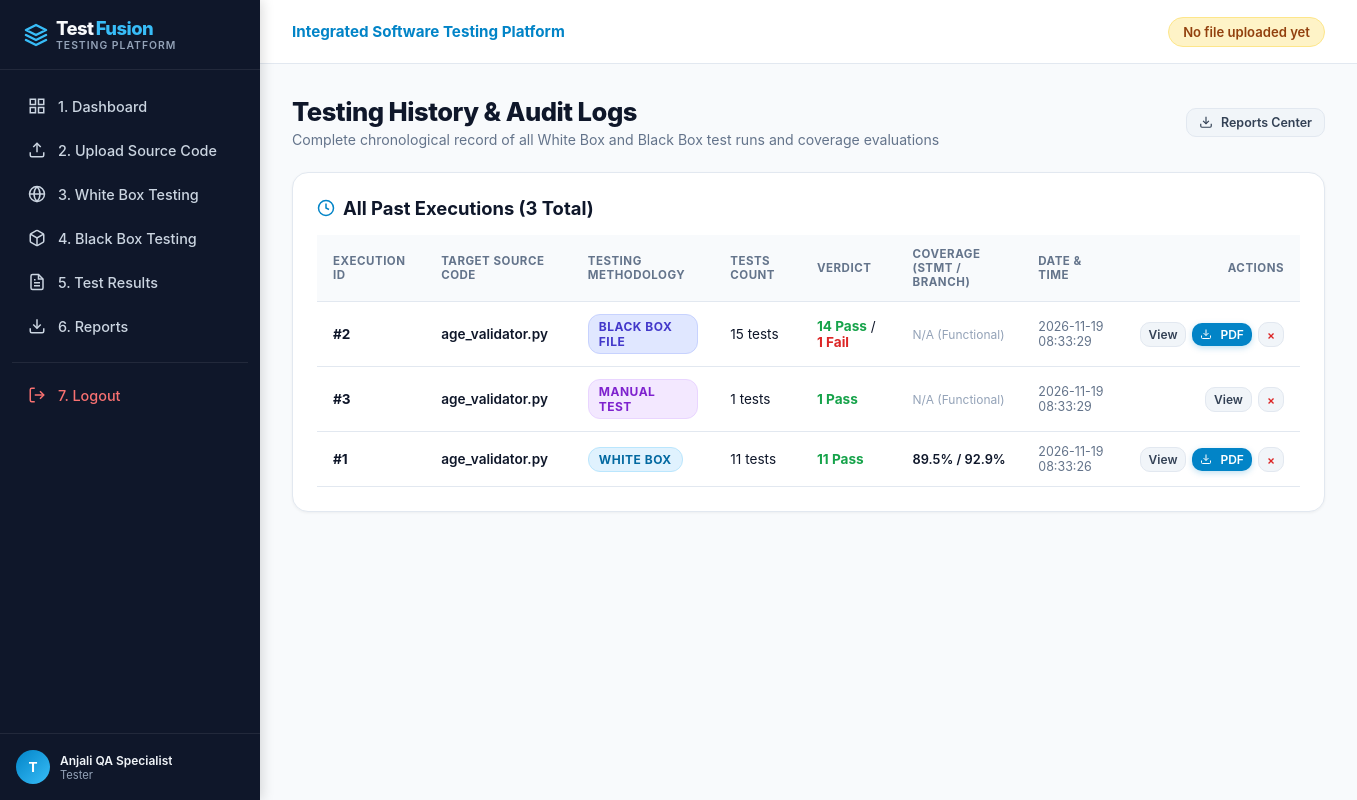
The page /history (signed in) on the database as committed earlier.
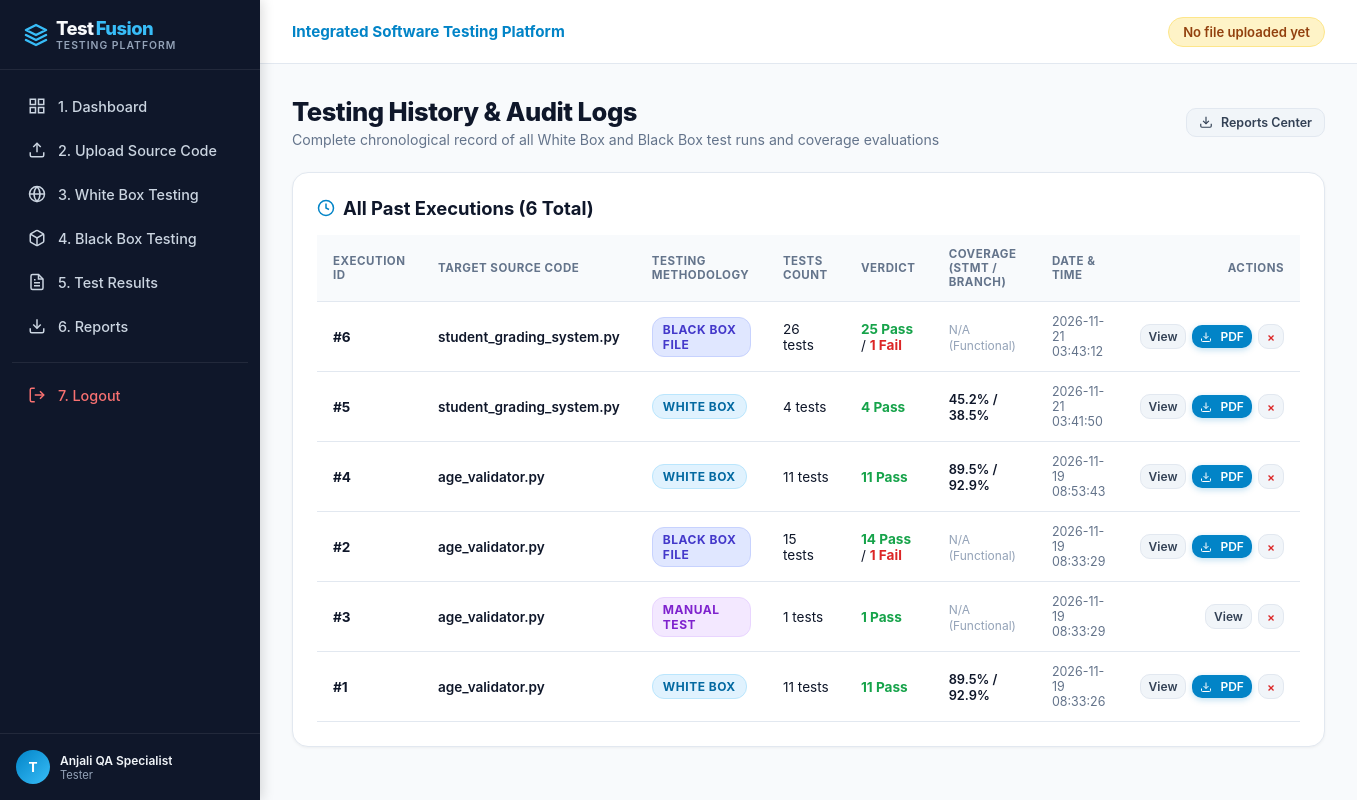
The same page on the database as committed later.
### tables this page shows
CREATE TABLE test_executions (
    id INTEGER PRIMARY KEY AUTOINCREMENT,
    user_id INTEGER NOT NULL,
    file_id INTEGER,
    test_type TEXT NOT NULL,
    total_tests INTEGER DEFAULT 0,
    passed_tests INTEGER DEFAULT 0,
    failed_tests INTEGER DEFAULT 0,
    statement_coverage REAL DEFAULT 0.0,
    branch_coverage REAL DEFAULT 0.0,
    total_statements INTEGER DEFAULT 0,
    covered_statements INTEGER DEFAULT 0,
    total_branches INTEGER DEFAULT 0,
    covered_branches INTEGER DEFAULT 0,
    duration_ms INTEGER DEFAULT 0,
    executed_lines TEXT DEFAULT '[]',
    missing_lines TEXT DEFAULT '[]',
    uncovered_branches TEXT DEFAULT '[]',
    pdf_report_path TEXT,
    executed_at TIMESTAMP DEFAULT CURRENT_TIMESTAMP,
    FOREIGN KEY (user_id) REFERENCES users(id) ON DELETE CASCADE,
    FOREIGN KEY (file_id) REFERENCES uploaded_files(id) ON DELETE SET NULL
);

CREATE TABLE uploaded_files (
    id INTEGER PRIMARY KEY AUTOINCREMENT,
    user_id INTEGER NOT NULL,
    filename TEXT NOT NULL,
    filepath TEXT NOT NULL,
    file_content TEXT NOT NULL,
    file_size INTEGER NOT NULL,
    uploaded_at TIMESTAMP DEFAULT CURRENT_TIMESTAMP,
    FOREIGN KEY (user_id) REFERENCES users(id) ON DELETE CASCADE
);

### app.py (the view)
@app.route('/history')
@login_required
def history():
    user_id = session['user_id']
    conn = get_db_connection()
    runs = conn.execute("""
        SELECT e.*, f.filename
        FROM test_executions e
        LEFT JOIN uploaded_files f ON e.file_id = f.id
        WHERE e.user_id = ?
        ORDER BY e.executed_at DESC
    """, (user_id,)).fetchall()
    conn.close()
    return render_template('history.html', runs=runs)

### app.py (called while the page is built)
def login_required(f):
    @wraps(f)
    def decorated_function(*args, **kwargs):
        if 'user_id' not in session:
            flash("Please log in to access the testing platform.", "warning")
            return redirect(url_for('login'))
        return f(*args, **kwargs)
    return decorated_function

def get_current_user():
    if 'user_id' not in session:
        return None
    conn = get_db_connection()
    user = conn.execute("SELECT id, username, email, full_name, role FROM users WHERE id = ?", (session['user_id'],)).fetchone()
    conn.close()
    return user

@app.context_processor
def inject_globals():
    return {
        'current_user': get_current_user(),
        'now': datetime.now()
    }

### database/db.py (called while the page is built)
def get_db_connection():
    conn = sqlite3.connect(DB_PATH)
    conn.row_factory = sqlite3.Row
    conn.execute("PRAGMA foreign_keys = ON;")
    return conn

### templates/history.html (shortened to what the changed rows need)
{% extends "base.html" %}
{% block content %}
<div class="page-header">
    <div>
        <h1 class="page-title">Testing History &amp; Audit Logs</h1>
    </div>
</div>
<div class="content-card">
    <div style="display: flex; justify-content: space-between; align-items: center; margin-bottom: 16px;">
        <h2 class="card-title" style="margin-bottom: 0;">
            <svg width="18" height="18" viewBox="0 0 24 24" fill="none" stroke="#0284c7" stroke-width="2"><circle cx="12" cy="12" r="10"></circle><polyline points="12 6 12 12 16 14"></polyline></svg>
            All Past Executions ({{ runs | length }} Total)
        </h2>
    </div>
    <div class="table-responsive">
        <table class="custom-table">
            <thead>
                <tr>
                    <th>Execution ID</th>
                    <th>Target Source Code</th>
                    <th>Testing Methodology</th>
                    <th>Tests Count</th>
                    <th>Verdict</th>
                    <th>Coverage (Stmt / Branch)</th>
                    <th>Date &amp; Time</th>
                    <th style="text-align: right;">Actions</th>
                </tr>
            </thead>
            <tbody>
                {% for r in runs %}
                <tr>
                    <td><b>#{{ r['id'] }}</b></td>
                    <td>
                        <span style="font-weight: 600; color: #0f172a;">{{ r['filename'] or 'N/A' }}</span>
                    </td>
                    <td>
                        {% if r['test_type'] == 'WHITE_BOX' %}
                            <span class="badge badge-info">White Box</span>
                        {% elif r['test_type'] == 'BLACK_BOX_FILE' %}
                            <span class="badge" style="background:#e0e7ff; color:#4338ca; border:1px solid #c7d2fe;">Black Box File</span>
                        {% else %}
                            <span class="badge" style="background:#f3e8ff; color:#7e22ce; border:1px solid #e9d5ff;">Manual Test</span>
                        {% endif %}
                    </td>
                    <td>{{ r['total_tests'] }} tests</td>
                    <td>
                        <span style="color: #16a34a; font-weight: 700;">{{ r['passed_tests'] }} Pass</span>
                        {% if r['failed_tests'] > 0 %}
                            / <span style="color: #dc2626; font-weight: 700;">{{ r['failed_tests'] }} Fail</span>
                        {% endif %}
                    </td>
                    <td>
                        {% if r['test_type'] == 'WHITE_BOX' %}
                            <span style="font-size: 0.8rem; font-weight: 600;">
                                {{ r['statement_coverage'] | round(1) }}% / {{ r['branch_coverage'] | round(1) }}%
                            </span>
                        {% else %}
                            <span style="color: #94a3b8; font-size: 0.75rem;">N/A (Functional)</span>
                        {% endif %}
                    </td>
                    <td style="color: #64748b; font-size: 0.78rem;">{{ r['executed_at'] }}</td>
                    <td style="text-align: right;">
                        <div style="display: inline-flex; gap: 6px; align-items: center;">
                            <a href="{{ url_for('results', execution_id=r['id']) }}" class="btn btn-secondary btn-sm" style="padding: 4px 8px; font-size: 0.75rem;">
                                View
                            </a>
                            {% if r['pdf_report_path'] %}
                            <a href="{{ url_for('download_report', execution_id=r['id']) }}" class="btn btn-primary btn-sm" style="padding: 4px 8px; font-size: 0.75rem;" title="Download PDF">
                                <svg width="12" height="12" viewBox="0 0 24 24" fill="none" stroke="currentColor" stroke-width="2"><path d="M21 15v4a2 2 0 0 1-2 2H5a2 2 0 0 1-2-2v-4"></path><polyline points="7 10 12 15 17 10"></polyline><line x1="12" y1="15" x2="12" y2="3"></line></svg>
                                PDF
                            </a>
                            {% endif %}
                            <form action="{{ url_for('delete_execution', execution_id=r['id']) }}" method="POST" style="display: inline; margin: 0;" onsubmit="return confirm('Are you sure you want to delete execution record #{{ r['id'] }}?');">
                                <button type="submit" class="btn btn-secondary btn-sm" style="padding: 4px 8px; font-size: 0.75rem; color: #dc2626;" title="Delete Record">
                                    &times;
                                </button>
                            </form>
                        </div>
                    </td>
                </tr>
                {% else %}
                <tr>
                    <td colspan="8" style="text-align: center; color: #94a3b8; padding: 32px;">
                        No past testing executions found. Run tests to build your audit history.
                    </td>
                </tr>
                {% endfor %}
            </tbody>
        </table>
    </div>
</div>
{% endblock %}

Rows that differ between the two databases and show on the page:
added test_executions: id "6", filename "student_grading_system.py", test_type "BLACK BOX FILE", total_tests "26", passed_tests "25", failed_tests "1", executed_at "2026-11-21 03:43:12"
added test_executions: id "5", filename "student_grading_system.py", test_type "WHITE BOX", total_tests "4", passed_tests "4", statement_coverage "45.2", branch_coverage "38.5", executed_at "2026-11-21 03:41:50"
added test_executions: id "4", filename "age_validator.py", test_type "WHITE BOX", total_tests "11", passed_tests "11", statement_coverage "89.5", branch_coverage "92.9", executed_at "2026-11-19 08:53:43"
Other text that changed with them:
{{ runs | length }}: "3" → "6"
